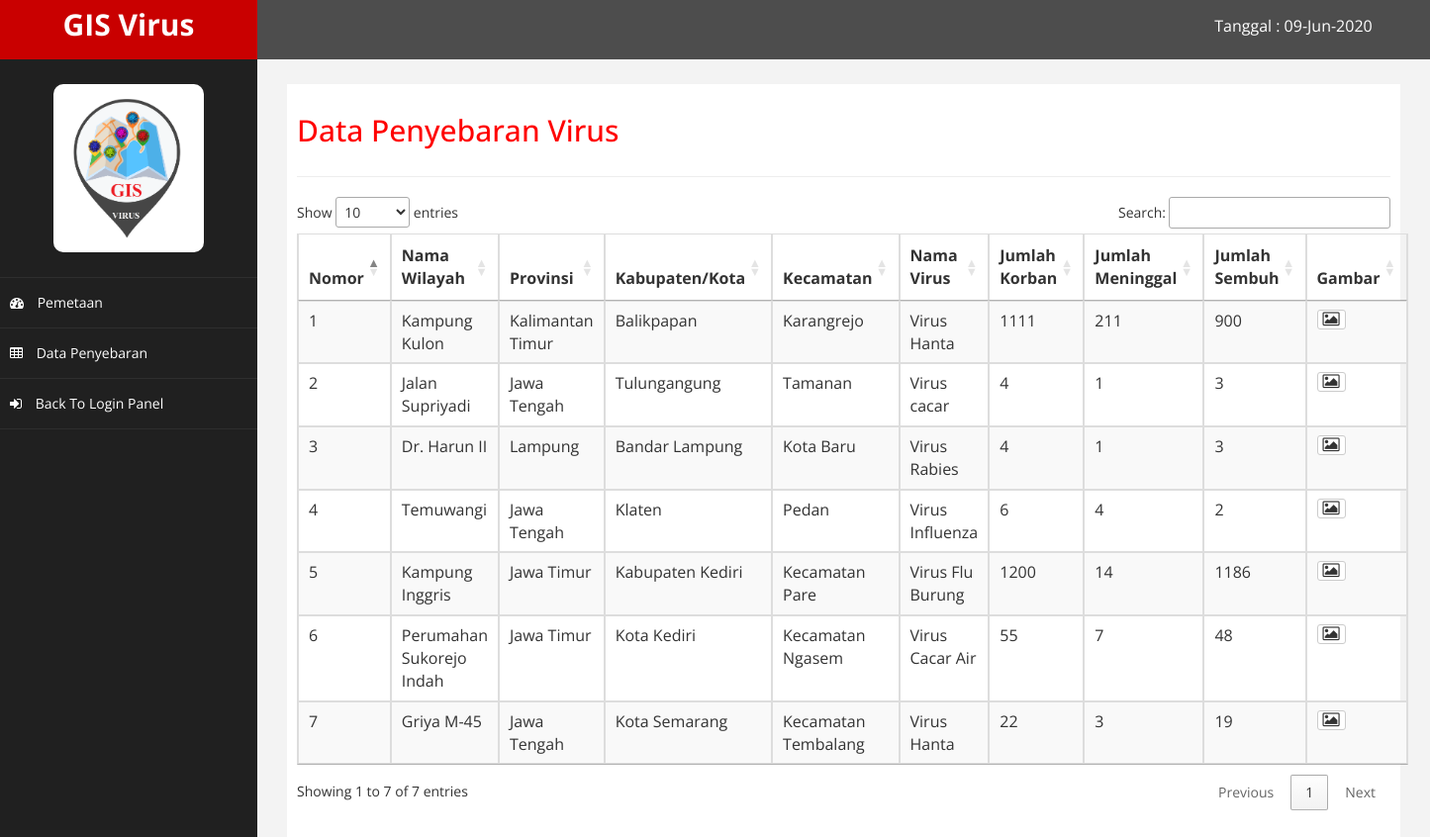
The page /index.php/guest/data_penyebaran on the database as committed earlier.
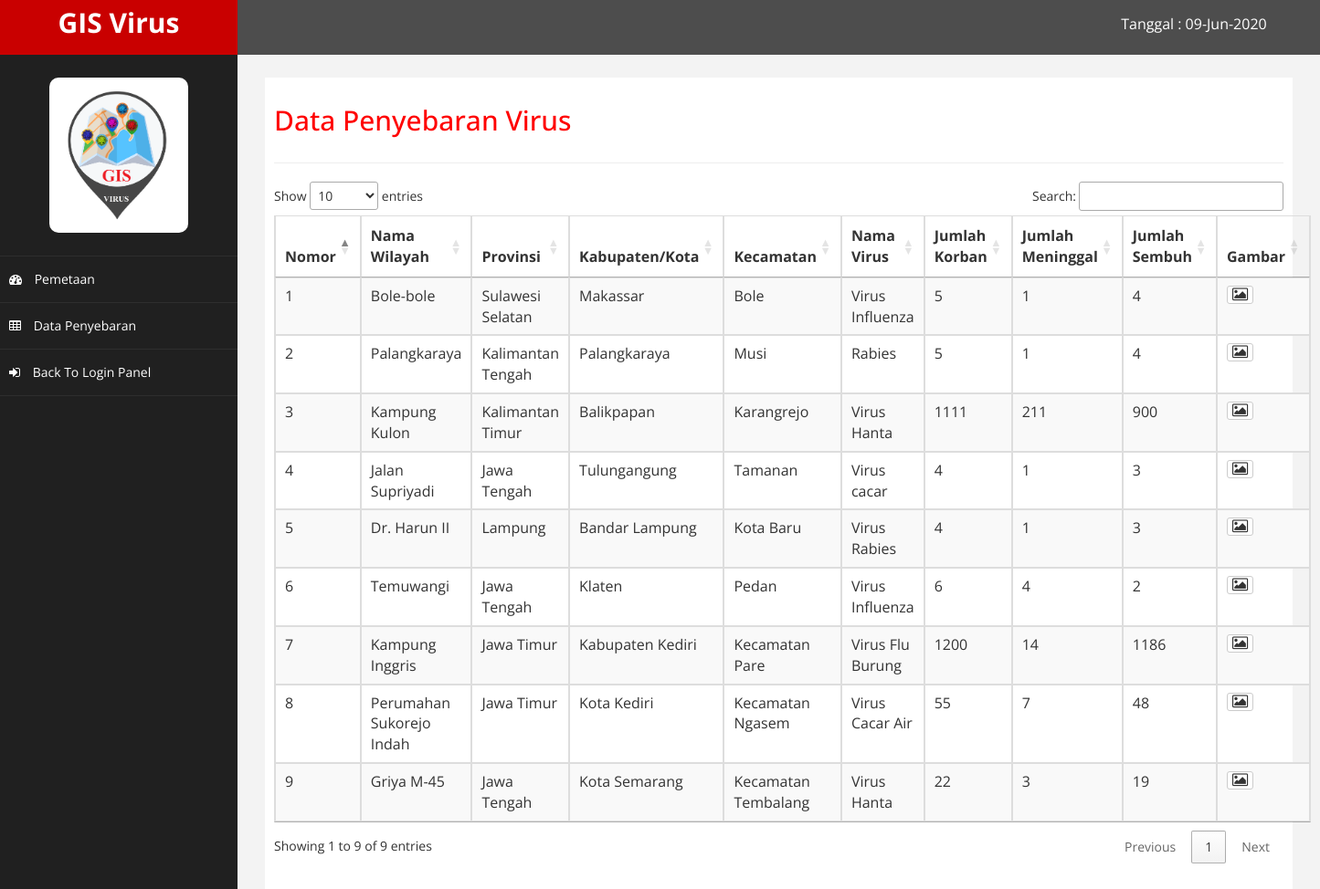
The same page on the database as committed later.
### tables this page shows
CREATE TABLE `tbl_penyebaran` (
  `id` int(11) NOT NULL,
  `nama_wilayah` varchar(255) DEFAULT NULL,
  `provinsi` varchar(255) DEFAULT NULL,
  `kabupaten` varchar(255) DEFAULT NULL,
  `kecamatan` varchar(25) DEFAULT NULL,
  `nama_virus` varchar(255) DEFAULT NULL,
  `jml_korban` int(11) DEFAULT NULL,
  `jml_meninggal` int(11) DEFAULT NULL,
  `jml_sembuh` int(11) DEFAULT NULL,
  `latitude` varchar(255) DEFAULT NULL,
  `longitude` varchar(255) DEFAULT NULL,
  `radius` int(11) DEFAULT NULL,
  `warna` varchar(255) DEFAULT NULL,
  `foto` varchar(500) DEFAULT NULL
);

### application/views/layout/v_wrapper_guest.php (called while the page is built)
<?php
require_once('v_head.php');
require_once('v_header.php');
require_once('v_nav_guest.php');
require_once('v_content.php');
require_once('v_footer.php');

### application/controllers/Guest.php (called while the page is built, shortened)
<?php
class Guest extends CI_Controller {
    public function __construct()
    {
        $this->load->model('m_home');
    }
    public function data_penyebaran()
    {
        $data = array(
            'title'=>'Data Penyebaran Virus',
            'penyebaran'=>$this->m_home->tampil_data(),
            'isi'=>'v_data_penyebaran_g'
        );
        $this->load->view('layout/v_wrapper_guest', $data, FALSE);
    }
}

### index.php (called while the page is built, shortened)
<?php
require_once BASEPATH.'core/CodeIgniter.php';

### application/views/layout/v_content.php (called while the page is built)
<?php
if ($isi)
{
    $this->load->view($isi);
}

### application/models/M_home.php (called while the page is built, shortened)
<?php
class M_home extends CI_Model {
    public function tampil_data()
    {
        $this->db->select('*');
        $this->db->from('tbl_penyebaran');
        $this->db->order_by('id', 'desc');
        return $this->db->get()->result();
    }
}

### application/views/v_data_penyebaran_g.php (the view, shortened to what this page needs)
<table class="table table-responsive table-striped table-bordered table-hover" id="dataTables-example">
    <thead>
        <tr>
            <th>Nomor</th>
            <th>Nama Wilayah</th>
            <th>Provinsi</th>
            <th>Kabupaten/Kota</th>
            <th>Kecamatan</th>
            <th>Nama Virus</th>
            <th>Jumlah Korban</th>
            <th>Jumlah Meninggal</th>
            <th>Jumlah Sembuh</th>
            <th>Gambar</th>
        </tr>
    </thead>
    <tbody>
        <?php $no=1; foreach ($penyebaran as $key => $value) { ?>
            <tr>
                <td><?= $no++ ?></td>
                <td><?= $value->nama_wilayah ?></td>
                <td><?= $value->provinsi ?></td>
                <td><?= $value->kabupaten ?></td>
                <td><?= $value->kecamatan ?></td>
                <td><?= $value->nama_virus ?></td>
                <td><?= $value->jml_korban ?></td>
                <td><?= $value->jml_meninggal ?></td>
                <td><?= $value->jml_sembuh ?></td>
                <td>
                <a href="#" data-target="#modal<?= $value->id?>" data-toggle="modal" class="btn btn-xs btn-default fa fa-image"></a>
                </td>
            </tr>
        <?php } ?>
    </tbody>
</table>

### application/views/layout/v_nav_guest.php
<nav class="navbar-default navbar-side" role="navigation">
            <div class="sidebar-collapse">
                <ul class="nav" id="main-menu">
                    <li class="text-center">
                        <img src="<?= base_url() ?>template/assets/img/gis-img.png" class="user-image img-responsive"/>
                    </li>
                        <li>
                            <a  href="<?= base_url('guest') ?>"><i class="fa fa-dashboard"></i> Pemetaan</a>
                        </li>
                        <li>
                            <a  href="<?= base_url('guest/data_penyebaran') ?>"><i class="fa fa-table"></i> Data Penyebaran</a>
                        </li>
                        <li>
                            <a  href="<?= base_url() ?>"><i class="fa fa-sign-in"></i> Back To Login Panel</a>
                        </li>
                </ul>
            </div>
        </nav>
        <div id="page-wrapper" >
            <div id="page-inner">
                <div class="row">
                    <div class="col-md-12">
                     <h2><?= $title ?></h2>
                        </div>
                </div>
                 <hr />

Rows that differ between the two databases and show on the page:
added tbl_penyebaran: nama_wilayah "Bole-bole", provinsi "Sulawesi Selatan", kabupaten "Makassar", kecamatan "Bole", nama_virus "Virus Influenza", jml_korban "5", jml_meninggal "1", jml_sembuh "4"
added tbl_penyebaran: nama_wilayah "Palangkaraya", provinsi "Kalimantan Tengah", kabupaten "Palangkaraya", kecamatan "Musi", nama_virus "Rabies", jml_korban "5", jml_meninggal "1", jml_sembuh "4"
Other text that changed with them:
text written by a page script: "Show entries Search: Showing 1 to 7 of 7 entries Previous 1 Next" → "Show entries Search: Showing 1 to 9 of 9 entries Previous 1 Next"
